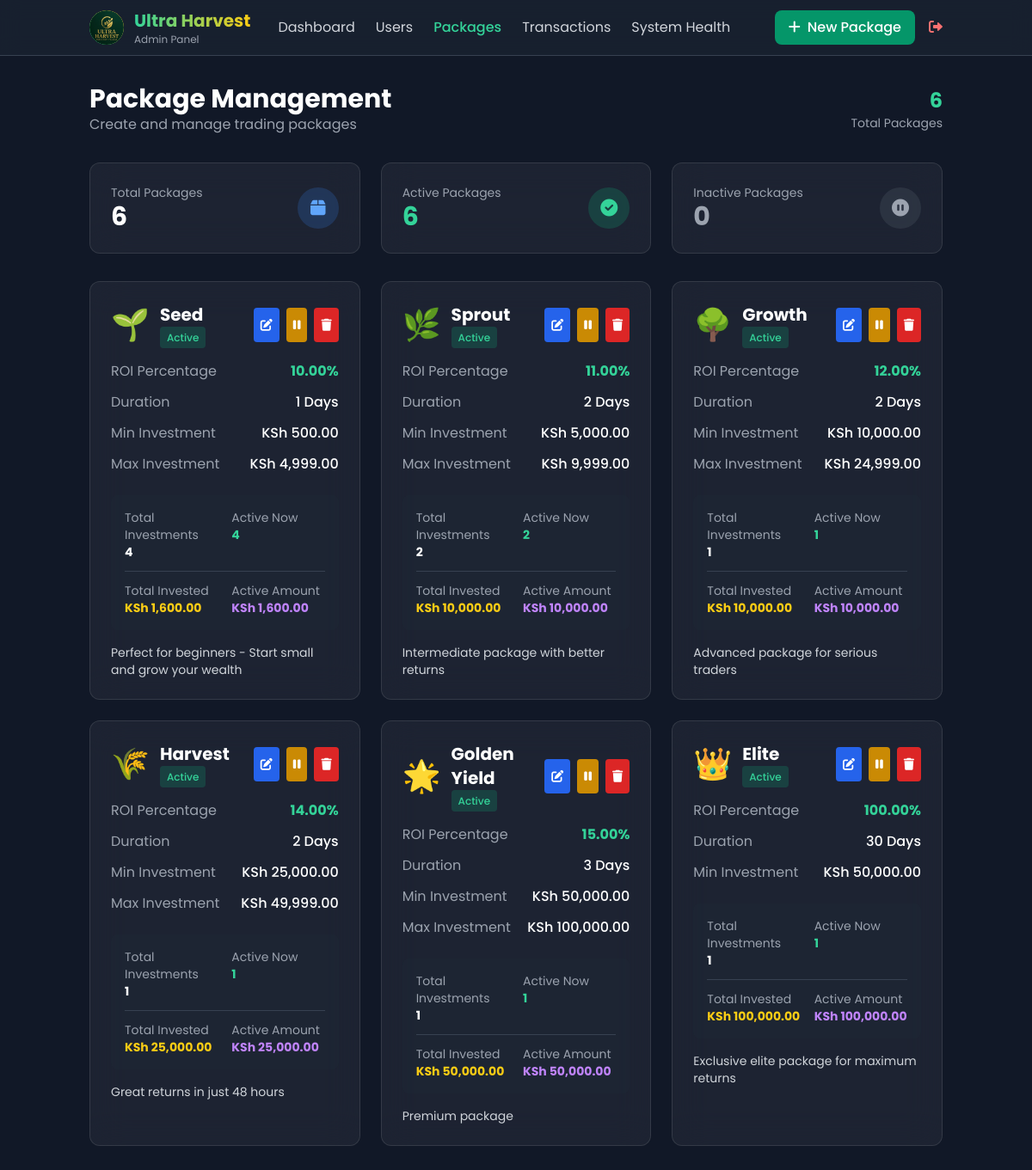
Screenshot of /admin/packages.php (signed in) with the database file from the repository.
### tables this page shows
CREATE TABLE `packages` (
  `id` int(11) NOT NULL,
  `name` varchar(100) NOT NULL,
  `icon` varchar(50) DEFAULT '?',
  `roi_percentage` decimal(5,2) NOT NULL,
  `duration_hours` int(11) NOT NULL,
  `min_investment` decimal(15,2) NOT NULL,
  `max_investment` decimal(15,2) DEFAULT NULL,
  `status` enum('active','inactive') DEFAULT 'active',
  `description` text DEFAULT NULL,
  `created_at` timestamp NULL DEFAULT current_timestamp(),
  `updated_at` timestamp NULL DEFAULT current_timestamp() ON UPDATE current_timestamp()
);

### config/database.php (called while the page is built, shortened)
<?php
function formatMoney($amount) {
    return 'KSh ' . number_format($amount, 2);
}
?>

### admin/packages.php (the view, shortened to what this page needs)
<?php
require_once '../config/database.php';
$packages = [];
try {
    $stmt = $db->query("
        SELECT p.*,
               COALESCE(COUNT(ap.id), 0) as total_investments,
               COALESCE(COUNT(CASE WHEN ap.status = 'active' THEN 1 END), 0) as active_investments,
               COALESCE(SUM(CASE WHEN ap.status = 'active' THEN ap.investment_amount ELSE 0 END), 0) as active_amount,
               COALESCE(SUM(ap.investment_amount), 0) as total_invested
        FROM packages p
        LEFT JOIN active_packages ap ON p.id = ap.package_id
        GROUP BY p.id, p.name, p.icon, p.roi_percentage, p.duration_hours, p.min_investment, p.max_investment, p.status, p.description, p.created_at, p.updated_at
        ORDER BY p.created_at DESC
    ");
    $packages = $stmt->fetchAll(PDO::FETCH_ASSOC);
} catch (Exception $e) {
    $error = 'Failed to load packages: ' . $e->getMessage();
}
$stats = ['total_packages' => 0, 'active_packages' => 0, 'inactive_packages' => 0];
try {
    $stmt = $db->query("
        SELECT
            COUNT(*) as total_packages,
            SUM(CASE WHEN status = 'active' THEN 1 ELSE 0 END) as active_packages,
            SUM(CASE WHEN status = 'inactive' THEN 1 ELSE 0 END) as inactive_packages
        FROM packages
    ");
    $result = $stmt->fetch(PDO::FETCH_ASSOC);
    if ($result) {
        $stats = $result;
    }
} catch (Exception $e) {
}
?>
<!DOCTYPE html>
<html lang="en">
<head>
    <script src="https://cdn.tailwindcss.com"></script>
    <link rel="stylesheet" href="https://cdnjs.cloudflare.com/ajax/libs/font-awesome/6.0.0/css/all.min.css">
</head>
<body class="bg-gray-900 text-white min-h-screen">
    <header class="bg-gray-800/50 backdrop-blur-md border-b border-gray-700 sticky top-0 z-50">
        <div class="container mx-auto px-4">
            <div class="flex items-center justify-between h-16">
                <div class="flex items-center space-x-8">
                    <div class="flex items-center space-x-3">
                        <div class="w-10 h-10 rounded-full overflow-hidden" style="background: linear-gradient(45deg, #10b981, #fbbf24);">
    <img src="/ultra%20Harvest%20Logo.jpg" alt="Ultra Harvest Logo" style="width: 100%; height: 100%; object-fit: cover; border-radius: 50%;">
</div>
                        <div>
                            <span class="text-xl font-bold bg-gradient-to-r from-emerald-400 to-yellow-400 bg-clip-text text-transparent">Ultra Harvest</span>
                            <p class="text-xs text-gray-400">Admin Panel</p>
                        </div>
                    </div>
                    <nav class="hidden md:flex space-x-6">
                        <a href="/admin/" class="text-gray-300 hover:text-emerald-400 transition">Dashboard</a>
                        <a href="/admin/users.php" class="text-gray-300 hover:text-emerald-400 transition">Users</a>
                        <a href="/admin/packages.php" class="text-emerald-400 font-medium">Packages</a>
                        <a href="/admin/transactions.php" class="text-gray-300 hover:text-emerald-400 transition">Transactions</a>
                        <a href="/admin/system-health.php" class="text-gray-300 hover:text-emerald-400 transition">System Health</a>
                    </nav>
                </div>
                <div class="flex items-center space-x-4">
                    <button onclick="openCreateModal()" class="px-4 py-2 bg-emerald-600 hover:bg-emerald-700 text-white rounded-lg font-medium transition">
                        <i class="fas fa-plus mr-2"></i>New Package
                    </button>
                    <a href="/logout.php" class="text-red-400 hover:text-red-300">
                        <i class="fas fa-sign-out-alt"></i>
                    </a>
                </div>
            </div>
        </div>
    </header>
    <main class="container mx-auto px-4 py-8">
        <div class="flex items-center justify-between mb-8">
            <div>
                <h1 class="text-3xl font-bold text-white">Package Management</h1>
                <p class="text-gray-400">Create and manage trading packages</p>
            </div>
            <div class="text-right">
                <p class="text-2xl font-bold text-emerald-400"><?php echo number_format($stats['total_packages']); ?></p>
                <p class="text-gray-400 text-sm">Total Packages</p>
            </div>
        </div>
        <section class="grid md:grid-cols-3 gap-6 mb-8">
            <div class="glass-card rounded-xl p-6">
                <div class="flex items-center justify-between">
                    <div>
                        <p class="text-gray-400 text-sm">Total Packages</p>
                        <p class="text-3xl font-bold text-white"><?php echo number_format($stats['total_packages']); ?></p>
                    </div>
                    <div class="w-12 h-12 bg-blue-500/20 rounded-full flex items-center justify-center">
                        <i class="fas fa-box text-blue-400 text-xl"></i>
                    </div>
                </div>
            </div>
            <div class="glass-card rounded-xl p-6">
                <div class="flex items-center justify-between">
                    <div>
                        <p class="text-gray-400 text-sm">Active Packages</p>
                        <p class="text-3xl font-bold text-emerald-400"><?php echo number_format($stats['active_packages']); ?></p>
                    </div>
                    <div class="w-12 h-12 bg-emerald-500/20 rounded-full flex items-center justify-center">
                        <i class="fas fa-check-circle text-emerald-400 text-xl"></i>
                    </div>
                </div>
            </div>
            <div class="glass-card rounded-xl p-6">
                <div class="flex items-center justify-between">
                    <div>
                        <p class="text-gray-400 text-sm">Inactive Packages</p>
                        <p class="text-3xl font-bold text-gray-400"><?php echo number_format($stats['inactive_packages']); ?></p>
                    </div>
                    <div class="w-12 h-12 bg-gray-500/20 rounded-full flex items-center justify-center">
                        <i class="fas fa-pause-circle text-gray-400 text-xl"></i>
                    </div>
                </div>
            </div>
        </section>
        <section class="grid md:grid-cols-2 lg:grid-cols-3 gap-6">
            <?php if (!empty($packages)): ?>
                <?php foreach ($packages as $package): ?>
                <div class="package-card glass-card rounded-xl p-6">
                    <div class="flex items-center justify-between mb-4">
                        <div class="flex items-center space-x-3">
                            <div class="text-4xl"><?php echo htmlspecialchars($package['icon']); ?></div>
                            <div>
                                <h3 class="text-xl font-bold text-white"><?php echo htmlspecialchars($package['name']); ?></h3>
                                <span class="px-2 py-1 rounded text-xs font-medium
                                    <?php echo $package['status'] === 'active' ? 'bg-emerald-500/20 text-emerald-400' : 'bg-gray-500/20 text-gray-400'; ?>">
                                    <?php echo ucfirst($package['status']); ?>
                                </span>
                            </div>
                        </div>
                        <div class="flex items-center space-x-2">
                            <button onclick="editPackage(<?php echo htmlspecialchars(json_encode($package)); ?>)" class="p-2 bg-blue-600 hover:bg-blue-700 text-white rounded transition">
                                <i class="fas fa-edit text-sm"></i>
                            </button>
                            <button onclick="togglePackageStatus(<?php echo $package['id']; ?>, '<?php echo $package['status'] === 'active' ? 'inactive' : 'active'; ?>')"
                                    class="p-2 <?php echo $package['status'] === 'active' ? 'bg-yellow-600 hover:bg-yellow-700' : 'bg-emerald-600 hover:bg-emerald-700'; ?> text-white rounded transition">
                                <i class="fas <?php echo $package['status'] === 'active' ? 'fa-pause' : 'fa-play'; ?> text-sm"></i>
                            </button>
                            <button onclick="deletePackage(<?php echo $package['id']; ?>)" class="p-2 bg-red-600 hover:bg-red-700 text-white rounded transition">
                                <i class="fas fa-trash text-sm"></i>
                            </button>
                        </div>
                    </div>
                    <div class="space-y-3 mb-6">
                        <div class="flex justify-between">
                            <span class="text-gray-400">ROI Percentage</span>
                            <span class="text-emerald-400 font-bold"><?php echo $package['roi_percentage']; ?>%</span>
                        </div>
                        <div class="flex justify-between">
    <span class="text-gray-400">Duration</span>
    <span class="text-white font-medium">
        <?php
        if ($package['duration_hours'] < 24) {
            echo $package['duration_hours'] . ' Hours';
        } elseif ($package['duration_hours'] < 168) {
            echo ($package['duration_hours'] / 24) . ' Days';
        } elseif ($package['duration_hours'] < 720) {
            echo ($package['duration_hours'] / 168) . ' Weeks';
        } else {
            echo round($package['duration_hours'] / 24) . ' Days';
        }
        ?>
    </span>
</div>
                        <div class="flex justify-between">
                            <span class="text-gray-400">Min Investment</span>
                            <span class="text-white font-medium"><?php echo formatMoney($package['min_investment']); ?></span>
                        </div>
                        <?php if ($package['max_investment']): ?>
                        <div class="flex justify-between">
                            <span class="text-gray-400">Max Investment</span>
                            <span class="text-white font-medium"><?php echo formatMoney($package['max_investment']); ?></span>
                        </div>
                        <?php endif; ?>
                    </div>
                    <div class="bg-gray-800/50 rounded-lg p-4 mb-4">
                        <div class="grid grid-cols-2 gap-4 text-sm">
                            <div>
                                <p class="text-gray-400">Total Investments</p>
                                <p class="text-white font-bold"><?php echo number_format($package['total_investments']); ?></p>
                            </div>
                            <div>
                                <p class="text-gray-400">Active Now</p>
                                <p class="text-emerald-400 font-bold"><?php echo number_format($package['active_investments']); ?></p>
                            </div>
                        </div>
                        <div class="mt-3 pt-3 border-t border-gray-700">
                            <div class="grid grid-cols-2 gap-4 text-sm">
                                <div>
                                    <p class="text-gray-400">Total Invested</p>
                                    <p class="text-yellow-400 font-bold"><?php echo formatMoney($package['total_invested']); ?></p>
                                </div>
                                <div>
                                    <p class="text-gray-400">Active Amount</p>
                                    <p class="text-purple-400 font-bold"><?php echo formatMoney($package['active_amount']); ?></p>
                                </div>
                            </div>
                        </div>
                    </div>
                    <?php if ($package['description']): ?>
                    <div class="text-gray-300 text-sm">
                        <?php echo htmlspecialchars($package['description']); ?>
                    </div>
                    <?php endif; ?>
                </div>
                <?php endforeach; ?>
            <?php endif; ?>
        </section>
    </main>
</body>
</html>

### admin/packages.php (style rules this page uses)
* { font-family: 'Poppins', sans-serif; }
.glass-card { backdrop-filter: blur(20px); background: rgba(255, 255, 255, 0.05); border: 1px solid rgba(255, 255, 255, 0.1); }
.package-card { transition: all 0.3s ease; }

### rows the page displays
packages: icon "🌱", name "Seed", status "Active", roi_percentage "10.00", $package['duration_hours']/24 "1", min_investment "KSh 500.00", max_investment "KSh 4,999.00", total_investments "4", active_investments "4", total_invested "KSh 1,600.00", active_amount "KSh 1,600.00", description "Perfect for beginners - Start small and grow your wealth"
packages: icon "🌿", name "Sprout", status "Active", roi_percentage "11.00", $package['duration_hours']/24 "2", min_investment "KSh 5,000.00", max_investment "KSh 9,999.00", total_investments "2", active_investments "2", total_invested "KSh 10,000.00", active_amount "KSh 10,000.00", description "Intermediate package with better returns"
packages: icon "🌳", name "Growth", status "Active", roi_percentage "12.00", $package['duration_hours']/24 "2", min_investment "KSh 10,000.00", max_investment "KSh 24,999.00", total_investments "1", active_investments "1", total_invested "KSh 10,000.00", active_amount "KSh 10,000.00", description "Advanced package for serious traders"
packages: icon "🌾", name "Harvest", status "Active", roi_percentage "14.00", $package['duration_hours']/24 "2", min_investment "KSh 25,000.00", max_investment "KSh 49,999.00", total_investments "1", active_investments "1", total_invested "KSh 25,000.00", active_amount "KSh 25,000.00", description "Great returns in just 48 hours"
packages: icon "🌟", name "Golden Yield", status "Active", roi_percentage "15.00", $package['duration_hours']/24 "3", min_investment "KSh 50,000.00", max_investment "KSh 100,000.00", total_investments "1", active_investments "1", total_invested "KSh 50,000.00", active_amount "KSh 50,000.00", description "Premium package"
packages: icon "👑", name "Elite", status "Active", roi_percentage "100.00", $package['duration_hours']/24 "30", min_investment "KSh 50,000.00", total_investments "1", active_investments "1", total_invested "KSh 100,000.00", active_amount "KSh 100,000.00", description "Exclusive elite package for maximum returns"

### other values shown
$stats['total_packages'] "6"
$stats['active_packages'] "6"
$stats['inactive_packages'] "0"
